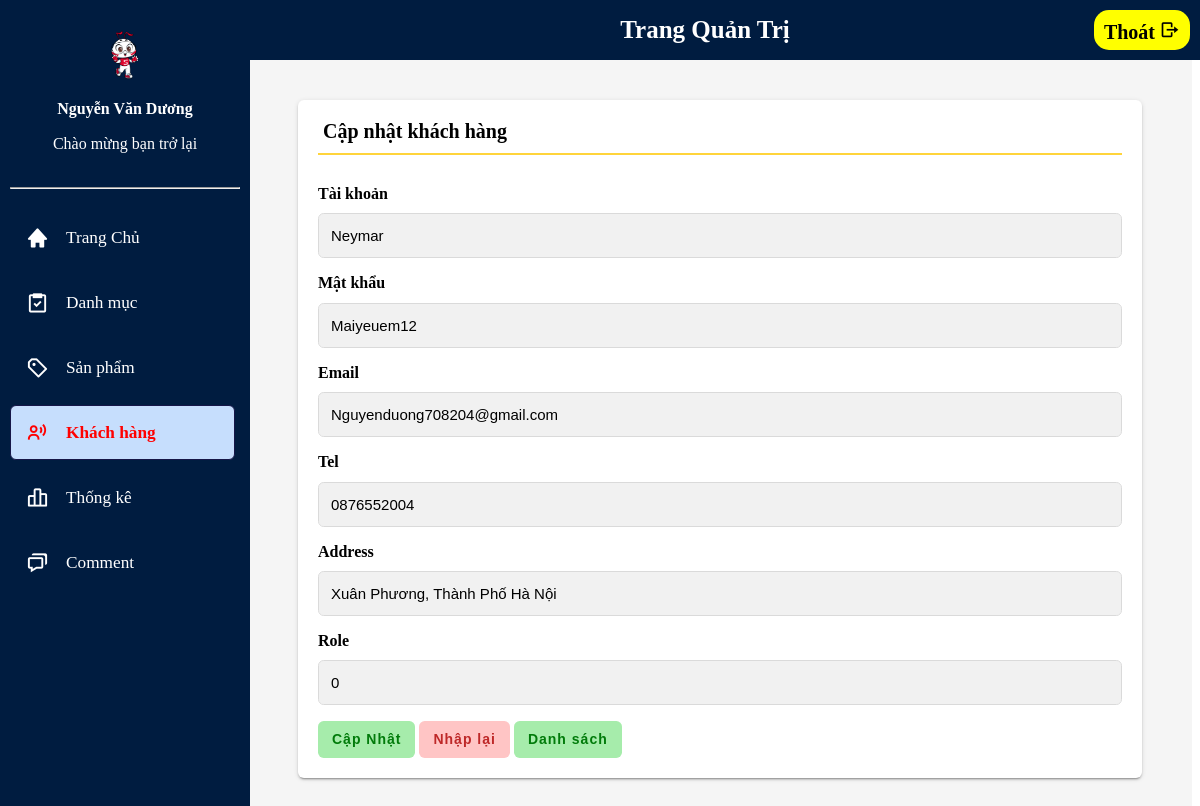
The page /Admin/index.php?act=sua_client&id=99 (signed in) on the database its author committed.
### tables this page shows
CREATE TABLE `member` (
  `ID` int(10) NOT NULL,
  `User` varchar(50) NOT NULL,
  `Password` varchar(50) NOT NULL,
  `Email` varchar(255) NOT NULL,
  `Tel` varchar(15) DEFAULT NULL,
  `Address` varchar(255) DEFAULT NULL,
  `Role` tinyint(4) NOT NULL DEFAULT 0
);

### model/pdo.php (called while the page is built, shortened)
<?php
function pdo_get_connection()
{
    $dburl = "mysql:host=localhost;
            dbname=du_an_mau;
            charset=utf8";
    $username = 'root';
    $password = '';
    $conn = new PDO($dburl, $username, $password);
    $conn->setAttribute(PDO::ATTR_ERRMODE, PDO::ERRMODE_EXCEPTION);
    return $conn;
}
function pdo_query_one($sql)
{
    $sql_args = array_slice(func_get_args(), 1);
    try {
        $conn = pdo_get_connection();
        $stmt = $conn->prepare($sql);
        $stmt->execute($sql_args);
        $row = $stmt->fetch(PDO::FETCH_ASSOC);
        return $row;
    } catch (PDOException $e) {
        throw $e;
    } finally {
        unset($conn);
    }
}

### model/Account.php (called while the page is built, shortened)
<?php
function loadOne_client($id)
{
    $sql = "SELECT * FROM member WHERE ID=" . $id;
    $client = pdo_query_one($sql);
    return $client;
}

### Admin/Account/update_client.php (the view, shortened to what this page needs)
<?php
if (is_array($update_clt)) {
    extract($update_clt);
}
?>
<!DOCTYPE html>
<html lang="en">
<head>
    <link rel="stylesheet" type="text/css" href="../style/main.css">
    <link rel="stylesheet" href="https://unpkg.com/boxicons@latest/css/boxicons.min.css">
</head>
<body>
    <header class="app-header">
        <ul class="app-nav">
            <h3>Trang Quản Trị</h3>
            <form action="index.php?act=out" class="rows">
                <a class="app-nav__item" href="../index.php">
                    Thoát <i class='bx bx-log-out bx-rotate-180'></i>
                </a>
            </form>
        </ul>
    </header>
    <aside class="app-sidebar">
        <div class="app-sidebar__user"><img class="app-sidebar__user-avatar" src="../image/Shipper_CPS3.77d4065.png" width="50px" alt="User Image">
            <div>
                <p class="app-sidebar__user-name"><b>Nguyễn Văn Dương</b></p>
                <p class="app-sidebar__user-designation">Chào mừng bạn trở lại</p>
            </div>
        </div>
        <hr>
        <ul class="app-menu">
            <li>
                <a class="app-menu__item" href="index.php">
                    <i class='app-menu__icon bx bxs-home'></i>
                    <span class="app-menu__label">Trang Chủ</span>
                </a>
            </li>
            <li>
                <a class="app-menu__item " href="index.php?act=add_dm">
                    <i class='app-menu__icon bx bx-task'></i>
                    <span class="app-menu__label">Danh mục</span>
                </a>
            </li>
            <li>
                <a class="app-menu__item" href="index.php?act=add_sp">
                    <i class='app-menu__icon bx bx-purchase-tag-alt'></i>
                    <span class="app-menu__label">Sản phẩm</span>
                </a>
            </li>
            <li>
                <a class="app-menu__item active" href="index.php?act=list_client">
                    <i class='app-menu__icon bx bx-user-voice'></i>
                    <span class="app-menu__label">Khách hàng</span>
                </a>
            </li>
            <li>
                <a class="app-menu__item" href="index.php?act=statistical">
                    <i class='app-menu__icon bx bx-bar-chart-alt-2'></i>
                    <span class="app-menu__label">Thống kê</span>
                </a>
            </li>
            <li>
                <a class="app-menu__item" href="index.php?act=commnet">
                    <i class='app-menu__icon bx bx bx-chat'></i>
                    <span class="app-menu__label">Comment</span>
                </a>
            </li>
        </ul>
    </aside>
    <main class="app-content">
        <div class="row">
            <div class="col-md-12">
                <form action="index.php?act=update_client" method="post">
                    <div class="tile">
                        <h3 class="tile-title">Cập nhật khách hàng</h3>
                        <div class="tile-body row">
                            <div class="form-group col-md-3">
                                <label class="control-label">Tài khoản </label>
                                <input class="form-control" type="text" name="user" value="<?= $User ?>">
                            </div>
                            <div class="form-group col-md-3">
                                <label class="control-label">Mật khẩu</label>
                                <input class="form-control" type="text" name="pass" value="<?= $Password ?>">
                            </div>
                            <div class="form-group col-md-3">
                                <label class="control-label">Email</label>
                                <input class="form-control" type="text" name="email" value="<?= $Email ?>">
                            </div>
                            <div class="form-group col-md-3">
                                <label class="control-label">Tel</label>
                                <input class="form-control" type="text" name="tel" value="<?= $Tel ?>">
                            </div>
                            <div class="form-group col-md-3">
                                <label class="control-label">Address</label>
                                <input class="form-control" type="text" name="address" value="<?= $Address ?>">
                            </div>
                            <div class="form-group col-md-3">
                                <label class="control-label">Role</label>
                                <input class="form-control" type="text" name="Role" value="<?= $Role ?>">
                            </div>
                        </div>
                        <input class="btn btn-save" type="submit" value="Cập Nhật" name="update_client"></input>
                        <input class="btn btn-cancel" type="reset" value="Nhập lại">
                        <a href="index.php?act=list_client"><input class="btn btn-save" type="button" value="Danh sách"></input></a>
                        <div class="thongbao btn">
                        </div>
                    </div>
                </form>
            </div>
        </div>
    </main>
</body>
</html>

### rows shown on the page
member: user "Neymar", pass "Maiyeuem12", email "Nguyenduong708204@gmail.com", tel "0876552004", address "Xuân Phương, Thành Phố Hà Nội", Role "0"
